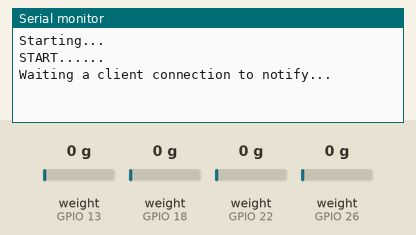
Recording of a program running on a simulated ESP32. Parts: the last lines printed to the serial monitor. The test bench sets the inputs (shaded band); at power-on: weight on the scale (sensors on GPIO 13, GPIO 18, GPIO 22, GPIO 26) 0 g. Nothing arrives over Bluetooth unless stated; a phone connects over Bluetooth LE 3 s after start.

Above: at 4.4 s.
4.5 s: weight on the scale (sensor on GPIO 13) set to 2 g
At 6.6 s:
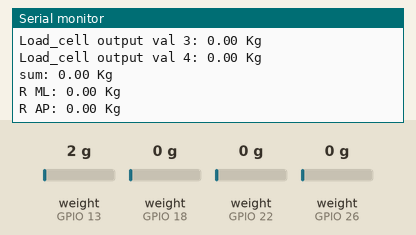
7.5 s: weight on the scale (sensor on GPIO 18) set to 100 g
At 8.2 s:
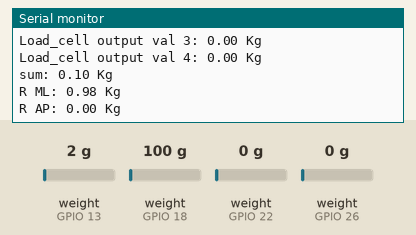
9.0 s: weight on the scale (sensor on GPIO 22) set to 100 g
At 9.7 s:
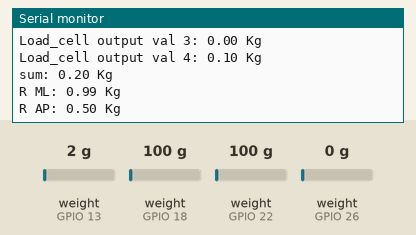
10.5 s: weight on the scale (sensor on GPIO 26) set to 100 g
At 11.2 s:
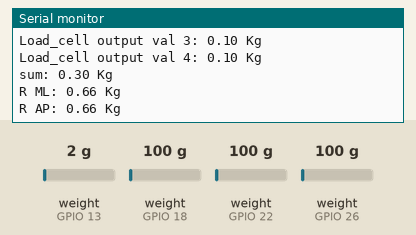
12.0 s: weight on the scale (sensor on GPIO 13) set to 100 g
At 12.7 s:
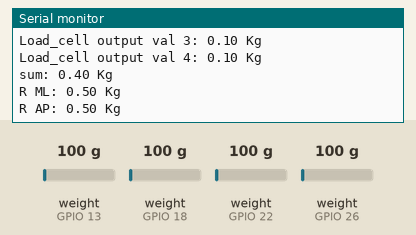
13.5 s: weight on the scale (sensor on GPIO 18) set to 1250 g
At 14.3 s:
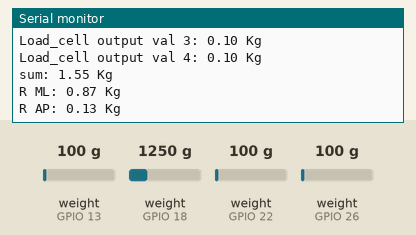
Timing chart, 0 to 16.0 s (numbered marks = the images above; inputs shaded):
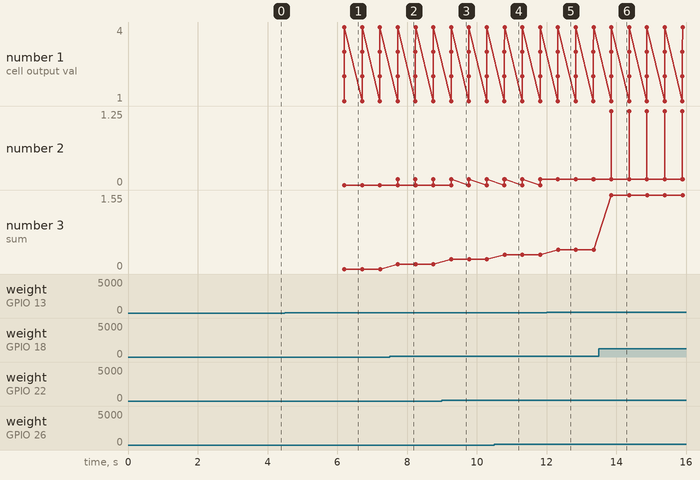

Measured:
- the behaviour switches between 0 and 1 g on weight on the scale (sensor on GPIO 13) (found by bisection; images 0 and 1)
- after the input at 4.5 s, the serial monitor: prints a new line after 1.7 s (image 1)
- after the input at 7.5 s, the serial monitor: prints a new line after 0.23 s (image 2)
- after the input at 9.0 s, the serial monitor: prints a new line after 0.27 s (image 3)
- after the input at 10.5 s, the serial monitor: prints a new line after 0.29 s (image 4)
- after the input at 12.0 s, the serial monitor: prints a new line after 0.33 s (image 5)
- after the input at 13.5 s, the serial monitor: prints a new line after 0.36 s (image 6)
- plotted number 3: 0 → 0.1 after the input at 7.5 s, 0.1 → 0.2 after the input at 9.0 s, 0.2 → 0.3 after the input at 10.5 s, 0.3 → 0.4 after the input at 12.0 s, 0.4 → 1.55 after the input at 13.5 s

The program:

main.cpp
```cpp
 #include <Arduino.h>

#include <BLEDevice.h>
#include <BLEServer.h>
#include <BLEUtils.h>
#include <BLE2902.h>
#include <HX711_ADC.h>

// pins:
#define DT1 13
#define sck1 14

#define DT2 18
#define sck2 19

#define DT3 26
#define sck3 25

#define DT4 22
#define sck4 23

// double calibrationValue = -50.0F; // calibration value (see example file "Calibration.ino")uncomment this if you want to set the calibration value in the sketch
float calibrationValue1 = -24.39;
float calibrationValue2 = -27.90;
float calibrationValue3 = -27.75;
float calibrationValue4 = -27.19;
unsigned long t = 0;
unsigned long stabilizingtime = 400;

double sensorReading1;
double sensorReading2;
double sensorReading3;
double sensorReading4;
double sum;
double RML;
double RAP;

HX711_ADC LoadCell1(DT1, sck1);
HX711_ADC LoadCell2(DT2, sck2);
HX711_ADC LoadCell3(DT3, sck3);
HX711_ADC LoadCell4(DT4, sck4);

BLEServer *pServer = NULL;
BLECharacteristic *pCharacteristic = NULL;
bool deviceConnected = false;
bool oldDeviceConnected = false;
uint32_t value = 0;

// See the following for generating UUIDs:
// https://www.uuidgenerator.net/

#define SERVICE_UUID "4fafc201-1fb5-459e-8fcc-c5c9c331914b"
#define CHARACTERISTIC_UUID "beb5483e-36e1-4688-b7f5-ea07361b26a8"

class MyServerCallbacks : public BLEServerCallbacks
{
    void onConnect(BLEServer *pServer)
    {
        deviceConnected = true;
        BLEDevice::startAdvertising();
    };

    void onDisconnect(BLEServer *pServer)
    {
        deviceConnected = false;
    }
};

void getData()
{
    sensorReading1 = LoadCell1.getData();
    sensorReading2 = LoadCell2.getData();
    sensorReading3 = LoadCell3.getData();
    sensorReading4 = LoadCell4.getData();

    if (sensorReading1 < 0)
    {
        sensorReading1 = 0.00;
    }
    if (sensorReading2 < 0)
    {
        sensorReading2 = 0.00;
    }
    if (sensorReading3 < 0)
    {
        sensorReading3 = 0.00;
    }
    if (sensorReading4 < 0)
    {
        sensorReading4 = 0.00;
    }

    double mass1 = (sensorReading1 / 1000.0);
    double mass2 = (sensorReading2 / 1000.0);
    double mass3 = (sensorReading3 / 1000.0);
    double mass4 = (sensorReading4 / 1000.0);

    sum = (mass1 + mass2 + mass3 + mass4);
    RML = ((mass2 + mass4) / (sum));
    RAP = ((mass3 + mass4) / (sum));


    Serial.print("Load_cell output val 1: ");
    Serial.print(mass1, 2);
    Serial.println(" Kg");

    Serial.print("Load_cell output val 2: ");
    Serial.print(mass2, 2);
    Serial.println(" Kg");

    Serial.print("Load_cell output val 3: ");
    Serial.print(mass3, 2);
    Serial.println(" Kg");

    Serial.print("Load_cell output val 4: ");
    Serial.print(mass4, 2);
    Serial.println(" Kg");


}

void setup()
{
    Serial.begin(115200);
    Serial.println("Starting...");
    LoadCell1.begin();
    LoadCell2.begin();
    LoadCell3.begin();
    LoadCell4.begin();

    LoadCell1.start(stabilizingtime);
    LoadCell2.start(stabilizingtime);
    LoadCell3.start(stabilizingtime);
    LoadCell4.start(stabilizingtime);

    if (LoadCell1.getTareTimeoutFlag() && LoadCell2.getTareTimeoutFlag() && LoadCell3.getTareTimeoutFlag() & LoadCell4.getTareTimeoutFlag())
    {
        Serial.println("Timeout, check MCU>HX711 wiring and pin designations");
        while (1)
            ;
    }
    else
    {
        LoadCell1.setCalFactor(calibrationValue1);
        LoadCell2.setCalFactor(calibrationValue2);
        LoadCell3.setCalFactor(calibrationValue3);
        LoadCell4.setCalFactor(calibrationValue4);

        // Create the BLE Device
        BLEDevice::init("sitting app");

        // Create the BLE Server
        pServer = BLEDevice::createServer();
        pServer->setCallbacks(new MyServerCallbacks());

        // Create the BLE Service
        BLEService *pService = pServer->createService(SERVICE_UUID);

        // Create a BLE Characteristic
        pCharacteristic = pService->createCharacteristic(
            CHARACTERISTIC_UUID,
            BLECharacteristic::PROPERTY_READ |
                BLECharacteristic::PROPERTY_WRITE |
                BLECharacteristic::PROPERTY_NOTIFY |
                BLECharacteristic::PROPERTY_INDICATE);

        // https://www.bluetooth.com/specifications/gatt/viewer?attributeXmlFile=org.bluetooth.descriptor.gatt.client_characteristic_configuration.xml
        // Create a BLE Descriptor
        pCharacteristic->addDescriptor(new BLE2902());

        // Start the service
        pService->start();

        // Start advertising
        BLEAdvertising *pAdvertising = BLEDevice::getAdvertising();
        pAdvertising->addServiceUUID(SERVICE_UUID);
        pAdvertising->setScanResponse(false);
        pAdvertising->setMinPreferred(0x0); // set value to 0x00 to not advertise this parameter
        BLEDevice::startAdvertising();
        Serial.println("START......");
        Serial.println("Waiting a client connection to notify...");
    }
}

void loop()
{

    static boolean newDataReady = 0;
    const int serialPrintInterval = 0; // increase value to slow down serial print activity
    if (LoadCell1.update() && LoadCell2.update() && LoadCell3.update() && LoadCell4.update())
        newDataReady = true;

    if (newDataReady)
    {
        if (millis() > t + serialPrintInterval)
        {

            if (deviceConnected)
            {

                getData();
                String data = "";
                data += sum;
                data += ",";
                data += RML;
                data += ",";
                data += RAP;

                pCharacteristic->setValue((char *)data.c_str());
                pCharacteristic->notify();

                Serial.print("sum: ");
                Serial.print(sum, 2);
                Serial.println(" Kg");

                Serial.print("R ML: ");
                Serial.print(RML, 2);
                Serial.println(" Kg");

                Serial.print("R AP: ");
                Serial.print(RAP, 2);
                Serial.println(" Kg");
                delay(500);
                newDataReady = 0;
                t = millis();
            }
        }
    }

    // disconnecting Serial.println("start advertising");
    oldDeviceConnected = deviceConnected;
    if (!deviceConnected && oldDeviceConnected)
    {
        delay(500);                  // give the bluetooth stack the chance to get things ready
        pServer->startAdvertising(); // restart advertising
    }
    // connecting
    if (deviceConnected && !oldDeviceConnected)
    {
        // do stuff here on connecting
        oldDeviceConnected = deviceConnected;
    }
}


// #include <HX711_ADC.h>

// // pins:
// #define DT1 13
// #define sck1 14

// #define DT2 18
// #define sck2 19

// #define DT3 26
// #define sck3 25

// #define DT4 22
// #define sck4 23


// float calibrationValue1 = -24.39;// calibration value (see example file "Calibration.ino")uncomment this if you want to set the calibration value in the sketch
// float calibrationValue2 = -27.90;
// float calibrationValue3 = -27.75;
// float calibrationValue4 = -27.19;
// unsigned long t = 0;
// unsigned long stabilizingtime = 400;


// float sensorReading1;
// float sensorReading2;
// float sensorReading3;
// float sensorReading4;

// HX711_ADC LoadCell1(DT1, sck1);
// HX711_ADC LoadCell2(DT2, sck2);
// HX711_ADC LoadCell3(DT3, sck3);
// HX711_ADC LoadCell4(DT4, sck4);

// void getData(float *data)
// {
//   float mass1 = LoadCell1.getData();
//   float mass2 = LoadCell2.getData();
//   float mass3 = LoadCell3.getData();
//   float mass4 = LoadCell4.getData();
//   if(mass1 < 0){
//     mass1 = 0.00;
//   }
//   if(mass2 < 0){
//     mass2= 0.00;
//   }
//   if(mass3 < 0){
//     mass3= 0.00;
//   }
//   if(mass4 < 0){
//     mass4= 0.00;
//   }
//   sensorReading1 = (mass1 / 1000.0);
//   sensorReading2 = (mass2 / 1000.0);
//   sensorReading3 = (mass3 / 1000.0);
//   sensorReading4 = (mass4 / 1000.0);


//   data[0] = sensorReading1;
//   data[1] = sensorReading2;
//   data[2] = sensorReading3;
//   data[3] = sensorReading4;

//   Serial.print("Load_cell output val 1: ");
//   Serial.print(data[0], 2);
//   Serial.println(" Kg");
//   Serial.print("Load_cell output val 2: ");
//   Serial.print(data[1], 2);
//   Serial.println(" Kg");
//   Serial.print("Load_cell output val 3: ");
//   Serial.print(data[2], 2);
//   Serial.println(" Kg");
//   Serial.print("Load_cell output val 4: ");
//   Serial.print(data[3], 2);
//   Serial.println(" Kg");
//   Serial.println();

// }


// void setup()
// {
//   Serial.begin(115200);
//   Serial.println("Starting...");
//   LoadCell1.begin();
//   LoadCell2.begin();
//   LoadCell3.begin();
//   LoadCell4.begin();

//   LoadCell1.start(stabilizingtime);
//   LoadCell2.start(stabilizingtime);
//   LoadCell3.start(stabilizingtime);
//   LoadCell4.start(stabilizingtime);

//   if (LoadCell1.getTareTimeoutFlag() && LoadCell2.getTareTimeoutFlag() && LoadCell3.getTareTimeoutFlag() && LoadCell4.getTareTimeoutFlag())
//   {
//     Serial.println("Timeout, check MCU>HX711 wiring and pin designations");
//     while (1);

//   }

//   else
//   {
//     LoadCell1.setCalFactor(calibrationValue1);
//     LoadCell2.setCalFactor(calibrationValue2);
//     LoadCell3.setCalFactor(calibrationValue3);
//     LoadCell4.setCalFactor(calibrationValue4);
//     Serial.println("Startup is complete");
//   }

// }

// void loop()
// {
//   static boolean newDataReady = 0;
//   const int serialPrintInterval = 0; // increase value to slow down serial print activity
//   if (LoadCell1.update() && LoadCell2.update() && LoadCell3.update() && LoadCell4.update())
//     newDataReady = true;

//   if (newDataReady)
//   {
//     if (millis() > t + serialPrintInterval)
//     {
//       float sensorData[4];;
//       getData(sensorData);
//       delay(1000);
//       newDataReady = 0;
//       t = millis();
//     }
//   }
// }
```
